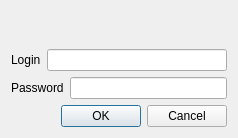
<?xml version="1.0" encoding="UTF-8"?>
<ui version="4.0">
 <class>LoginDialog</class>
 <widget class="QDialog" name="LoginDialog">
  <property name="geometry">
   <rect>
    <x>0</x>
    <y>0</y>
    <width>238</width>
    <height>138</height>
   </rect>
  </property>
  <property name="sizePolicy">
   <sizepolicy hsizetype="Fixed" vsizetype="Fixed">
    <horstretch>0</horstretch>
    <verstretch>0</verstretch>
   </sizepolicy>
  </property>
  <property name="windowTitle">
   <string>Dialog</string>
  </property>
  <layout class="QVBoxLayout" name="verticalLayout">
   <item>
    <widget class="QLabel" name="textLabel">
     <property name="text">
      <string/>
     </property>
    </widget>
   </item>
   <item>
    <layout class="QHBoxLayout" name="horizontalLayout_2">
     <item>
      <widget class="QLabel" name="label">
       <property name="text">
        <string>Login</string>
       </property>
      </widget>
     </item>
     <item>
      <widget class="QLineEdit" name="loginEdit"/>
     </item>
    </layout>
   </item>
   <item>
    <layout class="QHBoxLayout" name="horizontalLayout">
     <item>
      <widget class="QLabel" name="label_2">
       <property name="text">
        <string>Password</string>
       </property>
      </widget>
     </item>
     <item>
      <widget class="QLineEdit" name="lineEdit_2">
       <property name="echoMode">
        <enum>QLineEdit::Password</enum>
       </property>
      </widget>
     </item>
    </layout>
   </item>
   <item>
    <widget class="QDialogButtonBox" name="buttonBox">
     <property name="orientation">
      <enum>Qt::Horizontal</enum>
     </property>
     <property name="standardButtons">
      <set>QDialogButtonBox::Cancel|QDialogButtonBox::Ok</set>
     </property>
    </widget>
   </item>
  </layout>
 </widget>
 <resources/>
 <connections>
  <connection>
   <sender>buttonBox</sender>
   <signal>accepted()</signal>
   <receiver>LoginDialog</receiver>
   <slot>accept()</slot>
   <hints>
    <hint type="sourcelabel">
     <x>227</x>
     <y>339</y>
    </hint>
    <hint type="destinationlabel">
     <x>157</x>
     <y>114</y>
    </hint>
   </hints>
  </connection>
  <connection>
   <sender>buttonBox</sender>
   <signal>rejected()</signal>
   <receiver>LoginDialog</receiver>
   <slot>reject()</slot>
   <hints>
    <hint type="sourcelabel">
     <x>227</x>
     <y>339</y>
    </hint>
    <hint type="destinationlabel">
     <x>236</x>
     <y>114</y>
    </hint>
   </hints>
  </connection>
 </connections>
</ui>
